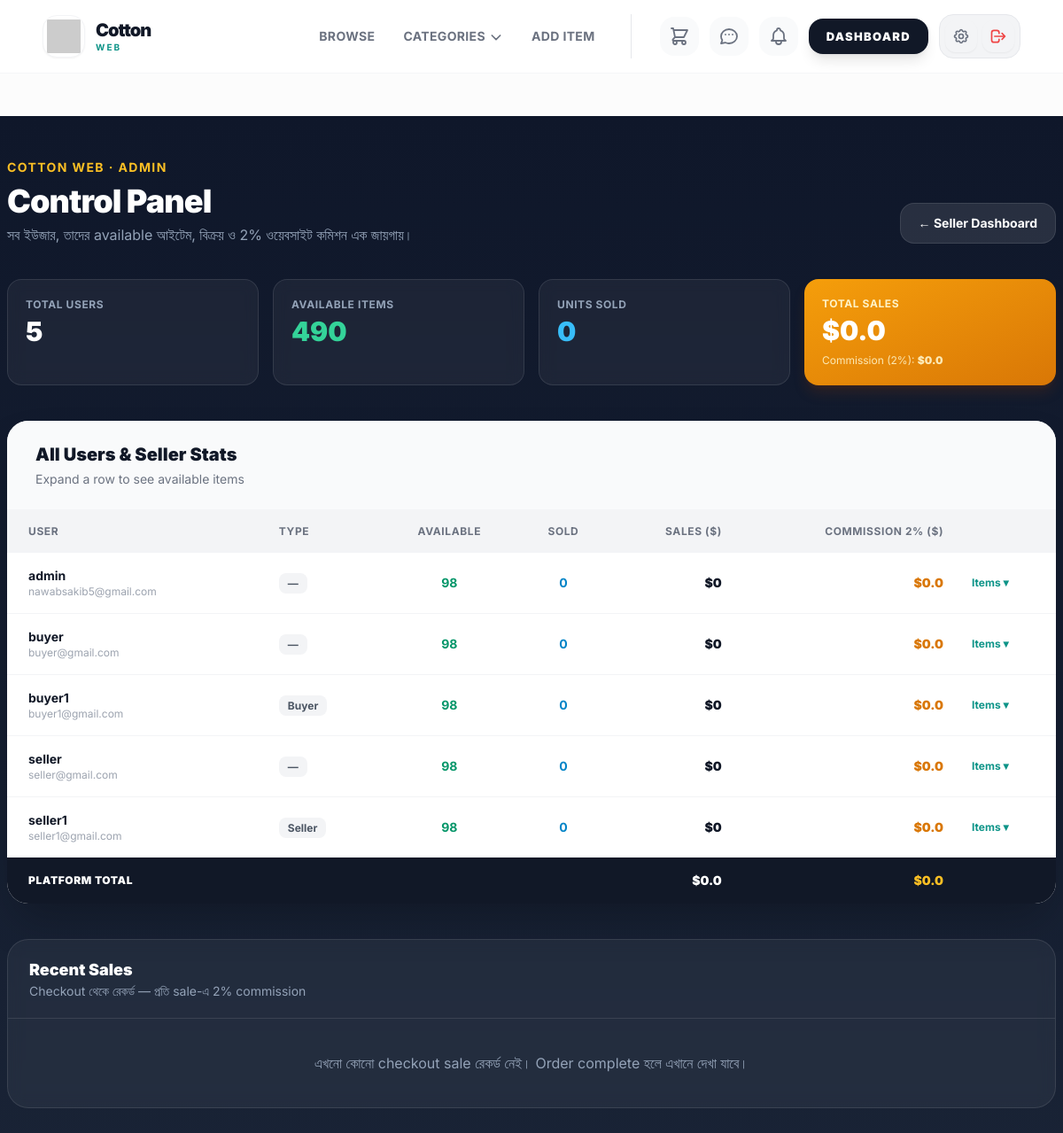
Page /dashboard/admin-panel/ (signed in) on the committed database.
### core/models.py (models this page shows, shortened)
class CustomUserModel(AbstractUser):
    full_name = models.CharField(max_length=100, null=True, blank=True)
    phone = models.CharField(max_length=20, null=True, blank=True)
    USER_TYPE_CHOICES = [
        ('Admin', 'Admin'),
        ('Seller', 'Seller'),
        ('Buyer', 'Buyer'),
    ]
    user_type = models.CharField(max_length=20, choices=USER_TYPE_CHOICES, null=True, blank=True)

### dashboard/views.py (the view)
# urls.py: path('admin-panel/', views.admin_dashboard, name='admin'),
@login_required
@user_passes_test(is_admin_user)
def admin_dashboard(request):
    context = build_admin_dashboard_data()
    return render(request, 'dashboard/admin.html', context)

### core/context_processors.py (called while the page is built)
def categories(request):
    return {
        'all_categories': Category.objects.all()
    }

def is_seller(request):
    if request.user.is_authenticated:
        return {
            'is_seller': request.user.user_type == 'Seller'
        }
    return {'is_seller': False}

def notification_count(request):
    if request.user.is_authenticated:
        count = Notification.objects.filter(
            user=request.user,
            is_read=False
        ).count()
        return {'unread_notification_count': count}
    return {'unread_notification_count': 0}

### item/seed_helpers.py (called while the page is built)
def is_admin_user(user):
    if not user:
        return False
    return (
        user.is_superuser
        or user.is_staff
        or getattr(user, 'user_type', None) == 'Admin'
    )

### dashboard/templates/dashboard/admin.html (shortened to what this page needs)
{% extends 'core/base.html' %}
{% block content %}
<div class="min-h-screen bg-gradient-to-b from-slate-900 via-slate-800 to-slate-900 -mx-6 md:-mx-12 px-4 sm:px-6 lg:px-8 py-8 md:py-12 text-white">
    <div class="max-w-7xl mx-auto">
        <div class="flex flex-col lg:flex-row lg:items-end lg:justify-between gap-6 mb-10">
            <div>
                <p class="text-amber-400 text-sm font-bold uppercase tracking-widest mb-2">Cotton Web · Admin</p>
                <h1 class="text-3xl md:text-4xl font-black tracking-tight">Control Panel</h1>
                <p class="text-slate-400 mt-2 max-w-2xl">
                    সব ইউজার, তাদের available আইটেম, বিক্রয় ও {{ commission_rate_pct }}% ওয়েবসাইট কমিশন এক জায়গায়।
                </p>
            </div>
            <a href="{% url 'dashboard:index' %}"
               class="inline-flex items-center gap-2 px-5 py-3 bg-white/10 hover:bg-white/20 border border-white/10 rounded-2xl text-sm font-bold transition">
                ← Seller Dashboard
            </a>
        </div>
        <div class="grid grid-cols-2 lg:grid-cols-4 gap-4 mb-10">
            <div class="bg-white/5 backdrop-blur border border-white/10 rounded-2xl p-5">
                <p class="text-xs font-bold text-slate-400 uppercase tracking-wider">Total Users</p>
                <p class="text-3xl font-black mt-1 text-white">{{ total_users }}</p>
            </div>
            <div class="bg-white/5 backdrop-blur border border-white/10 rounded-2xl p-5">
                <p class="text-xs font-bold text-slate-400 uppercase tracking-wider">Available Items</p>
                <p class="text-3xl font-black mt-1 text-emerald-400">{{ grand_available }}</p>
            </div>
            <div class="bg-white/5 backdrop-blur border border-white/10 rounded-2xl p-5">
                <p class="text-xs font-bold text-slate-400 uppercase tracking-wider">Units Sold</p>
                <p class="text-3xl font-black mt-1 text-sky-400">{{ grand_sold_qty }}</p>
            </div>
            <div class="bg-gradient-to-br from-amber-500 to-amber-600 rounded-2xl p-5 shadow-lg shadow-amber-900/30">
                <p class="text-xs font-bold text-amber-100 uppercase tracking-wider">Total Sales</p>
                <p class="text-3xl font-black mt-1">${{ grand_sales }}</p>
                <p class="text-amber-100/90 text-xs mt-2">Commission ({{ commission_rate_pct }}%): <span class="font-black">${{ grand_commission }}</span></p>
            </div>
        </div>
        <div class="bg-white rounded-3xl text-gray-900 shadow-2xl overflow-hidden mb-10">
            <div class="px-6 md:px-8 py-6 border-b border-gray-100 bg-gray-50">
                <h2 class="text-xl font-black">All Users &amp; Seller Stats</h2>
                <p class="text-sm text-gray-500 mt-1">Expand a row to see available items</p>
            </div>
            <div class="overflow-x-auto">
                <table class="w-full text-left text-sm">
                    <thead class="bg-gray-100 text-xs font-bold uppercase tracking-wider text-gray-500">
                        <tr>
                            <th class="px-6 py-4">User</th>
                            <th class="px-4 py-4">Type</th>
                            <th class="px-4 py-4 text-center">Available</th>
                            <th class="px-4 py-4 text-center">Sold</th>
                            <th class="px-4 py-4 text-right">Sales ($)</th>
                            <th class="px-4 py-4 text-right">Commission {{ commission_rate_pct }}% ($)</th>
                            <th class="px-4 py-4"></th>
                        </tr>
                    </thead>
                    <tbody class="divide-y divide-gray-100">
                        {% for row in user_rows %}
                        <tr class="hover:bg-teal-50/50 transition-colors">
                            <td class="px-6 py-4">
                                <p class="font-bold text-gray-900">{{ row.user.username }}</p>
                                <p class="text-xs text-gray-400">{{ row.user.email }}</p>
                            </td>
                            <td class="px-4 py-4">
                                <span class="px-2.5 py-1 rounded-lg text-xs font-bold bg-gray-100 text-gray-600">
                                    {{ row.user.user_type|default:"—" }}
                                </span>
                            </td>
                            <td class="px-4 py-4 text-center font-bold text-emerald-600">{{ row.available_count }}</td>
                            <td class="px-4 py-4 text-center font-bold text-sky-600">{{ row.sold_count }}</td>
                            <td class="px-4 py-4 text-right font-black">${{ row.revenue }}</td>
                            <td class="px-4 py-4 text-right font-black text-amber-600">${{ row.commission }}</td>
                            <td class="px-4 py-4 relative">
                                {% if row.available_items %}
                                <details class="group">
                                    <summary class="cursor-pointer text-teal-600 font-bold text-xs hover:text-teal-700 list-none">
                                        Items ▾
                                    </summary>
                                </details>
                                {% else %}
                                <span class="text-gray-300 text-xs">—</span>
                                {% endif %}
                            </td>
                        </tr>
                        {% empty %}
                        <tr>
                            <td colspan="7" class="px-6 py-12 text-center text-gray-400">No users found.</td>
                        </tr>
                        {% endfor %}
                    </tbody>
                    <tfoot class="bg-gray-900 text-white">
                        <tr>
                            <td colspan="4" class="px-6 py-4 font-black uppercase text-xs tracking-wider">Platform Total</td>
                            <td class="px-4 py-4 text-right font-black">${{ grand_sales }}</td>
                            <td class="px-4 py-4 text-right font-black text-amber-400">${{ grand_commission }}</td>
                            <td></td>
                        </tr>
                    </tfoot>
                </table>
            </div>
        </div>
        <div class="bg-white/5 backdrop-blur border border-white/10 rounded-3xl overflow-hidden">
            <div class="px-6 py-5 border-b border-white/10">
                <h2 class="text-lg font-black">Recent Sales</h2>
                <p class="text-slate-400 text-sm">Checkout থেকে রেকর্ড — প্রতি sale-এ {{ commission_rate_pct }}% commission</p>
            </div>
            {% if recent_sales %}
            <div class="overflow-x-auto">
                <table class="w-full text-sm text-left">
                    <thead class="text-xs uppercase text-slate-400 border-b border-white/10">
                        <tr>
                            <th class="px-6 py-3">Product</th>
                            <th class="px-4 py-3">Seller</th>
                            <th class="px-4 py-3">Buyer</th>
                            <th class="px-4 py-3 text-center">Qty</th>
                            <th class="px-4 py-3 text-right">Total</th>
                            <th class="px-4 py-3 text-right">Commission</th>
                            <th class="px-4 py-3">Date</th>
                        </tr>
                    </thead>
                    <tbody class="divide-y divide-white/5">
                        {% for sale in recent_sales %}
                        <tr class="hover:bg-white/5">
                            <td class="px-6 py-3 font-semibold">{{ sale.item.name }}</td>
                            <td class="px-4 py-3 text-teal-300">{{ sale.seller.username }}</td>
                            <td class="px-4 py-3">{{ sale.buyer.username }}</td>
                            <td class="px-4 py-3 text-center">{{ sale.quantity }}</td>
                            <td class="px-4 py-3 text-right font-bold">${{ sale.total_amount }}</td>
                            <td class="px-4 py-3 text-right font-bold text-amber-400">${{ sale.commission_amount }}</td>
                            <td class="px-4 py-3 text-slate-400 text-xs">{{ sale.sold_at|date:"M d, Y H:i" }}</td>
                        </tr>
                        {% endfor %}
                    </tbody>
                </table>
            </div>
            {% else %}
            <p class="px-6 py-10 text-slate-400 text-center">এখনো কোনো checkout sale রেকর্ড নেই। Order complete হলে এখানে দেখা যাবে।</p>
            {% endif %}
        </div>
    </div>
</div>
{% endblock %}

### core/templates/core/base.html (style rules this page uses)
body { font-family: 'Inter', sans-serif; scroll-behavior: smooth; }

### rows in the picture
CustomUserModel: user.username "admin", user.email "nawabsakib5@gmail.com", user.user_type "—", available_count "98", sold_count "0", revenue "0", commission "0.0"
CustomUserModel: user.username "buyer", user.email "buyer@gmail.com", user.user_type "—", available_count "98", sold_count "0", revenue "0", commission "0.0"
CustomUserModel: user.username "buyer1", user.email "buyer1@gmail.com", user.user_type "Buyer", available_count "98", sold_count "0", revenue "0", commission "0.0"
CustomUserModel: user.username "seller", user.email "seller@gmail.com", user.user_type "—", available_count "98", sold_count "0", revenue "0", commission "0.0"
CustomUserModel: user.username "seller1", user.email "seller1@gmail.com", user.user_type "Seller", available_count "98", sold_count "0", revenue "0", commission "0.0"

### other values in the picture
{{ commission_rate_pct }} "2"
{{ total_users }} "5"
{{ grand_available }} "490"
{{ grand_sold_qty }} "0"
{{ grand_sales }} "0.0"
{{ grand_commission }} "0.0"
